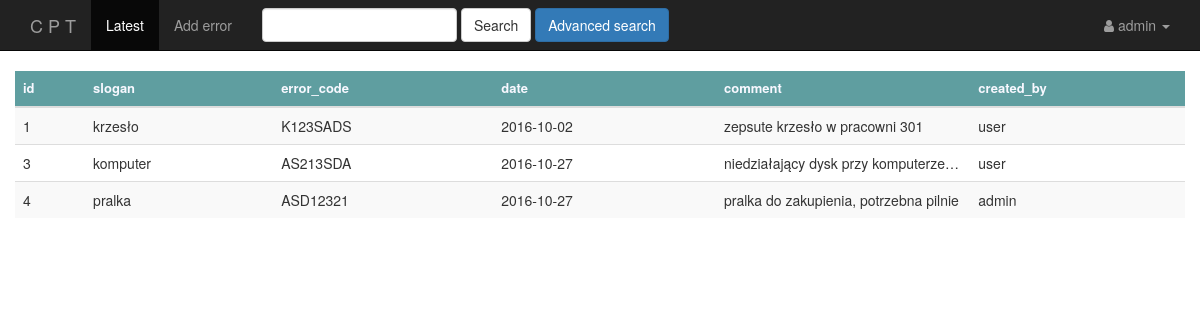
Page /index/ (signed in) on the committed database.
### errors/models.py (models this page shows)
class Error(models.Model):
    slogan = models.CharField(max_length=200)
    error_code = models.CharField(max_length=200)
    date = models.DateField()
    comment = models.CharField(max_length=500)
    created_by = models.CharField(max_length=200)
    def get_fields(self):
        all_fields = []
        for field in Error._meta.fields:
                all_fields.append(field)
        return [(field.name, field.value_to_string(self)) for field in all_fields]

### errors/views.py (the view)
# urls.py: url(r'index/$', views.index, name='index'),
def index(request):
    all_errors = Error.objects.all()
    context = {'all_errors': all_errors,
               'fields': Error().get_fields()}
    return render(request, 'errors/index.html', context)

### errors/templates/errors/index.html (shortened to what this page needs)
{% extends 'errors/base.html' %}
{% block body %}
    <div class="container-fluid">
        <table class="table table-striped table-hover">
            <thead style='color: ghostwhite; background-color: cadetblue'>
            <tr style="font-size: 13px;">
                {% for field, _ in fields %}
                    <th title="{{ field }}" style="max-width: 100px; overflow: hidden; text-overflow: ellipsis; white-space: nowrap;">{{ field }}</th>
                {% endfor %}
            </tr>
            </thead>
            <tbody>
            {% for error in all_errors %}
                <tr data-toggle="collapse" data-target="#error{{ error.id }}" class="accordion-toggle">
                    {% for name, value in error.get_fields %}
                        <td title="{{ value }}" style="max-width: 100px; overflow: hidden; text-overflow: ellipsis; white-space: nowrap;">{{ value }}</td>
                    {% endfor %}
                </tr>
            {% endfor %}
            </tbody>
        </table>
    </div>
{% endblock %}

### errors/templates/errors/base.html (shortened to what this page needs)
<!DOCTYPE html>
<html lang="en">
<head>
    {% load staticfiles %}
    <link href="//maxcdn.bootstrapcdn.com/font-awesome/4.1.0/css/font-awesome.min.css" rel="stylesheet">
    <link rel="stylesheet" href="https://maxcdn.bootstrapcdn.com/bootstrap/3.3.7/css/bootstrap.min.css">
    <link rel="stylesheet" href="//code.jquery.com/ui/1.12.1/themes/base/jquery-ui.css">
</head>
<body>
<div class="navbar navbar-inverse navbar-static-top">
    <div class="container">
        <div class="navbar-header">
            <a href='{% url 'error:index' %}' class="navbar-brand">C P T</a>
        </div>
        <ul class="nav navbar-nav">
            {% if user.is_authenticated %}
                <li class="active"><a href="{% url 'error:index' %}">Latest</a></li>
                <li class=""><a href="">Add error</a></li>
            {% endif %}
        </ul>
        <form class="navbar-form navbar-left" role="search" method="get" action="">
            <div class="form-group">
                <input type="text" class="form-control" name="q" value="">
            </div>
            <button type="submit" class="btn btn-default">Search</button>
            <a class=" btn btn-primary" href="">Advanced search</a>
        </form>
        <ul class="nav navbar-nav navbar-right">
            {% if user.is_authenticated %}
                <li class="dropdown">
                    <a href="#" class="dropdown-toggle" data-toggle="dropdown" aria-expanded="false"><i
                            class="fa fa-user"></i> {{ request.user }} <b class="caret"></b></a>
                </li>
            {% else %}
                <li>
                    <a href="{% url 'error:login_user' %}">Login</a>
                </li>
            {% endif %}
        </ul>
    </div>
</div>
{% block body %}
{% endblock %}
</body>
</html>

### rows in the picture
Error: get_fields "1" "krzesło" "K123SADS" "2016-10-02" "zepsute krzesło w pracowni 301" "user"
Error: get_fields "3" "komputer" "AS213SDA" "2016-10-27" "niedziałający dysk przy komputerze…" "user"
Error: get_fields "4" "pralka" "ASD12321" "2016-10-27" "pralka do zakupienia, potrzebna pilnie" "admin"

### other values in the picture
{{ request.user }} "admin"
{{ field }} "id" "slogan" "error_code" "date" "comment" "created_by"
